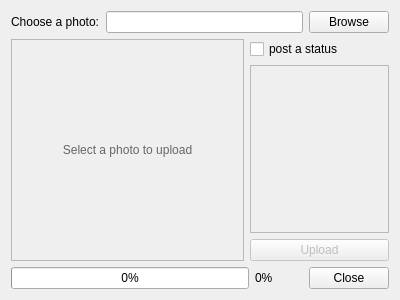
<?xml version="1.0" encoding="UTF-8"?>
<ui version="4.0">
 <class>TwitPicView</class>
 <widget class="QDialog" name="TwitPicView">
  <property name="geometry">
   <rect>
    <x>0</x>
    <y>0</y>
    <width>400</width>
    <height>300</height>
   </rect>
  </property>
  <property name="windowTitle">
   <string>Upload a photo to Twitpic</string>
  </property>
  <layout class="QGridLayout" name="gridLayout">
   <item row="0" column="0">
    <layout class="QHBoxLayout" name="horizontalLayout" stretch="0,0,0">
     <item>
      <widget class="QLabel" name="imagePathLabel">
       <property name="text">
        <string>Choose a photo:</string>
       </property>
      </widget>
     </item>
     <item>
      <widget class="QLineEdit" name="imagePathEdit"/>
     </item>
     <item>
      <widget class="QPushButton" name="browseButton">
       <property name="text">
        <string>Browse</string>
       </property>
       <property name="autoDefault">
        <bool>false</bool>
       </property>
      </widget>
     </item>
    </layout>
   </item>
   <item row="1" column="0">
    <layout class="QHBoxLayout" name="horizontalLayout_2" stretch="5,3">
     <property name="spacing">
      <number>-1</number>
     </property>
     <item>
      <widget class="QLabel" name="imagePreview">
       <property name="minimumSize">
        <size>
         <width>100</width>
         <height>100</height>
        </size>
       </property>
       <property name="palette">
        <palette>
         <active>
          <colorrole role="WindowText">
           <brush brushstyle="SolidPattern">
            <color alpha="255">
             <red>102</red>
             <green>102</green>
             <blue>102</blue>
            </color>
           </brush>
          </colorrole>
         </active>
         <inactive>
          <colorrole role="WindowText">
           <brush brushstyle="SolidPattern">
            <color alpha="255">
             <red>102</red>
             <green>102</green>
             <blue>102</blue>
            </color>
           </brush>
          </colorrole>
         </inactive>
         <disabled>
          <colorrole role="WindowText">
           <brush brushstyle="SolidPattern">
            <color alpha="255">
             <red>67</red>
             <green>69</green>
             <blue>69</blue>
            </color>
           </brush>
          </colorrole>
         </disabled>
        </palette>
       </property>
       <property name="layoutDirection">
        <enum>Qt::RightToLeft</enum>
       </property>
       <property name="frameShape">
        <enum>QFrame::StyledPanel</enum>
       </property>
       <property name="text">
        <string>Select a photo to upload</string>
       </property>
       <property name="alignment">
        <set>Qt::AlignCenter</set>
       </property>
       <property name="textInteractionFlags">
        <set>Qt::NoTextInteraction</set>
       </property>
      </widget>
     </item>
     <item>
      <layout class="QVBoxLayout" name="verticalLayout">
       <item>
        <widget class="QCheckBox" name="postStatusCheckBox">
         <property name="text">
          <string>post a status</string>
         </property>
        </widget>
       </item>
       <item>
        <widget class="StatusTextEdit" name="statusEdit">
         <property name="enabled">
          <bool>false</bool>
         </property>
        </widget>
       </item>
       <item>
        <widget class="QPushButton" name="uploadButton">
         <property name="enabled">
          <bool>false</bool>
         </property>
         <property name="text">
          <string>Upload</string>
         </property>
         <property name="default">
          <bool>true</bool>
         </property>
        </widget>
       </item>
      </layout>
     </item>
    </layout>
   </item>
   <item row="2" column="0">
    <layout class="QHBoxLayout" name="horizontalLayout_3" stretch="5,1,1">
     <item>
      <widget class="QProgressBar" name="uploadProgressBar">
       <property name="enabled">
        <bool>true</bool>
       </property>
       <property name="value">
        <number>0</number>
       </property>
      </widget>
     </item>
     <item>
      <widget class="QLabel" name="uploadLabel">
       <property name="text">
        <string notr="true">0%</string>
       </property>
       <property name="alignment">
        <set>Qt::AlignLeading|Qt::AlignLeft|Qt::AlignVCenter</set>
       </property>
      </widget>
     </item>
     <item>
      <widget class="QDialogButtonBox" name="buttonBox">
       <property name="orientation">
        <enum>Qt::Horizontal</enum>
       </property>
       <property name="standardButtons">
        <set>QDialogButtonBox::Close</set>
       </property>
      </widget>
     </item>
    </layout>
   </item>
  </layout>
 </widget>
 <customwidgets>
  <customwidget>
   <class>StatusTextEdit</class>
   <extends>QPlainTextEdit</extends>
   <header>statustextedit.h</header>
  </customwidget>
 </customwidgets>
 <resources/>
 <connections>
  <connection>
   <sender>postStatusCheckBox</sender>
   <signal>clicked(bool)</signal>
   <receiver>statusEdit</receiver>
   <slot>setEnabled(bool)</slot>
   <hints>
    <hint type="sourcelabel">
     <x>315</x>
     <y>67</y>
    </hint>
    <hint type="destinationlabel">
     <x>324</x>
     <y>120</y>
    </hint>
   </hints>
  </connection>
  <connection>
   <sender>buttonBox</sender>
   <signal>rejected()</signal>
   <receiver>TwitPicView</receiver>
   <slot>reject()</slot>
   <hints>
    <hint type="sourcelabel">
     <x>353</x>
     <y>275</y>
    </hint>
    <hint type="destinationlabel">
     <x>305</x>
     <y>291</y>
    </hint>
   </hints>
  </connection>
 </connections>
</ui>
